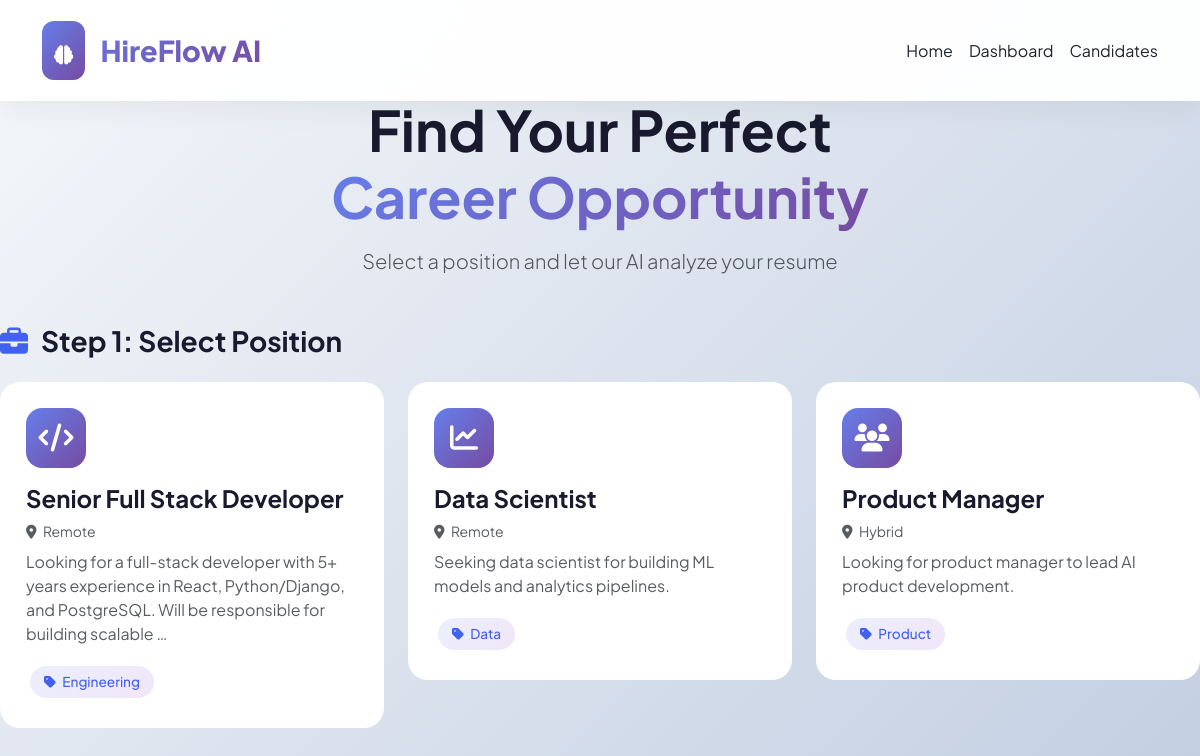
Page /upload/ on the committed database.
### api/models.py (models this page shows, shortened)
class Job(models.Model):
    title = models.CharField(max_length=200)
    department = models.CharField(max_length=100, default='Engineering')
    description = models.TextField()
    requirements = models.TextField()
    location = models.CharField(max_length=100, default='Remote')
    created_at = models.DateTimeField(auto_now_add=True)

### api/views.py (the view, shortened to what this page needs)
# urls.py: path('upload/', views.upload_resume, name='upload_resume'),
def upload_resume(request):
    jobs = Job.objects.all()
    return render(request, 'upload_resume.html', {'jobs': jobs})

### api/templates/upload_resume.html (shortened to what this page needs)
{% extends 'base.html' %}
{% block content %}
<div class="fade-in-up">
    <div class="text-center mb-5" data-aos="fade-up">
        <h1 class="display-4 fw-bold mb-3">
            Find Your Perfect<br>
            <span style="background: var(--gradient-1); -webkit-background-clip: text; background-clip: text; color: transparent;">
            </span>
        </h1>
        <p class="lead text-muted">Select a position and let our AI analyze your resume</p>
    </div>
    <div class="mb-5">
        <h3 class="mb-4 fw-bold">
            <i class="fas fa-briefcase me-2" style="color: var(--primary);"></i>
            Step 1: Select Position
        </h3>
        <div class="row g-4" id="jobCards">
            {% for job in jobs %}
            <div class="col-md-6 col-lg-4" data-aos="fade-up" data-aos-delay="{{ forloop.counter|add:100 }}">
                <div class="job-card" data-job-id="{{ job.id }}" data-job-title="{{ job.title }}" onclick="selectJob(this)">
                    <div class="job-icon">
                        {% if 'Developer' in job.title or 'Engineer' in job.title %}
                            <i class="fas fa-code"></i>
                        {% elif 'Data' in job.title or 'Scientist' in job.title %}
                            <i class="fas fa-chart-line"></i>
                        {% elif 'Manager' in job.title or 'Product' in job.title %}
                            <i class="fas fa-users"></i>
                        {% else %}
                            <i class="fas fa-briefcase"></i>
                        {% endif %}
                    </div>
                    <h4 class="fw-bold mb-2">{{ job.title }}</h4>
                    <p class="text-muted small mb-2">
                        <i class="fas fa-map-marker-alt me-1"></i> {{ job.location }}
                    </p>
                    <p class="text-muted mb-2">{{ job.description|truncatewords:20 }}</p>
                    <div class="mt-3">
                        <span class="skill-tag">
                            <i class="fas fa-tag me-1"></i> {{ job.department }}
                        </span>
                    </div>
                </div>
            </div>
            {% endfor %}
        </div>
    </div>
</div>
{% endblock %}

### api/templates/base.html (style rules this page uses)
:root { --primary: #4361ee; --primary-dark: #3a0ca3; --secondary: #7209b7; --success: #06d6a0; --warning: #ffb703; --danger: #ef476f; --dark: #1a1a2e; --light: #f8f9fa; --gray: #6c757d; --border: #e9ecef; --gradient-1: linear-gradient(135deg, #667eea 0%, #764ba2 100%); --gradient-2: linear-gradient(135deg, #f093fb 0%, #f5576c 100%); --gradient-3: linear-gradient(135deg, #4facfe 0%, #00f2fe 100%); --shadow-sm: 0 2px 4px rgba(0,0,0,0.02); --shadow-md: 0 4px 6px rgba(0,0,0,0.05); --shadow-lg: 0 10px 25px rgba(0,0,0,0.05); --shadow-xl: 0 20px 35px rgba(0,0,0,0.1); }
* { margin: 0; padding: 0; box-sizing: border-box; }
body { font-family: 'Plus Jakarta Sans', sans-serif; background: linear-gradient(135deg, #f5f7fa 0%, #c3cfe2 100%); color: var(--dark); overflow-x: hidden; }
.job-card { background: white; border-radius: 20px; padding: 1.5rem; cursor: pointer; transition: all 0.3s; border: 2px solid transparent; position: relative; overflow: hidden; }
.job-card::before { content: ''; position: absolute; top: 0; left: -100%; width: 100%; height: 100%; background: var(--gradient-1); opacity: 0; transition: all 0.3s; z-index: 0; }
.job-icon { width: 60px; height: 60px; background: var(--gradient-1); border-radius: 16px; display: flex; align-items: center; justify-content: center; margin-bottom: 1rem; }
.job-icon i { font-size: 28px; color: white; }
.skill-tag { display: inline-block; padding: 6px 14px; background: linear-gradient(135deg, rgba(67, 97, 238, 0.1), rgba(114, 9, 183, 0.1)); color: var(--primary); border-radius: 20px; font-size: 0.85rem; font-weight: 500; margin: 0.25rem; transition: all 0.2s; }
.fade-in-up { animation: fadeInUp 0.6s ease-out; }

### api/templates/upload_resume.html (style rules this page uses)
.job-card { cursor: pointer; transition: all 0.3s; }

### rows in the picture
Job: title "Senior Full Stack Developer", location "Remote", description "Looking for a full-stack developer with 5+ years experience in React, Python/Django, and PostgreSQL. Will be responsible for building scalable …", department "Engineering"
Job: title "Data Scientist", location "Remote", description "Seeking data scientist for building ML models and analytics pipelines.", department "Data"
Job: title "Product Manager", location "Hybrid", description "Looking for product manager to lead AI product development.", department "Product"
